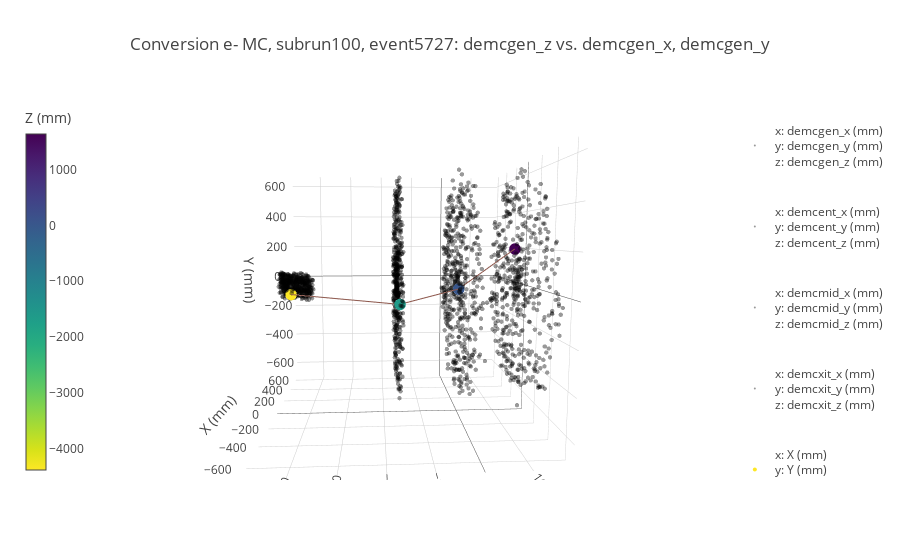

Notebook code for this chart:
### Code cell
gen_electron_plot(inline=True)

### Figure 1 — Plotly figure (JSON) as saved in the notebook; plotly's stock layout.template omitted (floating-point values rounded to 4 significant figures; data arrays with more than 128 entries replaced by an {"elided": "..."} marker saying what was removed)
{"data": [{"marker": {"cauto": false, "cmax": -10000, "cmin": -10000, "color": {"elided": "500 float values"}, "colorbar": {"thickness": 20, "title": "demcgen_z (mm)", "x": 0, "y": 0.5}, "colorscale": "Greys", "opacity": 0.4, "reversescale": true, "showscale": false, "size": 1.5}, "mode": "markers", "name": "<br>x: demcgen_x (mm)<br>y: demcgen_y (mm)<br>z: demcgen_z (mm)<br>", "type": "scatter3d", "uid": "b0f649a7-8a03-4d7f-81e9-241e20959a9f", "x": {"elided": "500 float values"}, "y": {"elided": "500 float values"}, "z": {"elided": "500 float values"}}, {"marker": {"cauto": false, "cmax": -10000, "cmin": -10000, "color": {"elided": "500 float values"}, "colorbar": {"thickness": 20, "title": "demcent_z (mm)", "x": 0, "y": 0.5}, "colorscale": "Greys", "opacity": 0.4, "reversescale": true, "showscale": false, "size": 1.5}, "mode": "markers", "name": "<br>x: demcent_x (mm)<br>y: demcent_y (mm)<br>z: demcent_z (mm)<br>", "type": "scatter3d", "uid": "da1a5e3b-6300-4cdc-9fdc-1776f542b1a4", "x": {"elided": "500 float values"}, "y": {"elided": "500 float values"}, "z": {"elided": "500 float values"}}, {"marker": {"cauto": false, "cmax": -10000, "cmin": -10000, "color": {"elided": "500 float values"}, "colorbar": {"thickness": 20, "title": "demcmid_z (mm)", "x": 0, "y": 0.5}, "colorscale": "Greys", "opacity": 0.4, "reversescale": true, "showscale": false, "size": 1.5}, "mode": "markers", "name": "<br>x: demcmid_x (mm)<br>y: demcmid_y (mm)<br>z: demcmid_z (mm)<br>", "type": "scatter3d", "uid": "e55c5819-e5d5-4d14-901d-75d9b9624ba1", "x": {"elided": "500 float values"}, "y": {"elided": "500 float values"}, "z": {"elided": "500 float values"}}, {"marker": {"cauto": false, "cmax": -10000, "cmin": -10000, "color": {"elided": "500 float values"}, "colorbar": {"thickness": 20, "title": "demcxit_z (mm)", "x": 0, "y": 0.5}, "colorscale": "Greys", "opacity": 0.4, "reversescale": true, "showscale": false, "size": 1.5}, "mode": "markers", "name": "<br>x: demcxit_x (mm)<br>y: demcxit_y (mm)<br>z: demcxit_z (mm)<br>", "type": "scatter3d", "uid": "286d93d9-2ae0-4fbf-a1bd-80cdd7c88284", "x": {"elided": "500 float values"}, "y": {"elided": "500 float values"}, "z": {"elided": "500 float values"}}, {"marker": {"cauto": false, "cmax": 1639.0, "cmin": -4389.0, "color": [-4389.0, -1631.0, 10.09, 1639.0], "colorbar": {"thickness": 20, "title": "Z (mm)", "x": -0.1, "y": 0.5}, "colorscale": "Viridis", "opacity": 1, "reversescale": true, "showscale": true, "size": 4}, "mode": "markers", "name": "<br>x: X (mm)<br>y: Y (mm)<br>z: Z (mm)<br>", "type": "scatter3d", "uid": "105e8c05-ee31-45e1-b8a4-16d04344e77a", "x": [-57.75, -272.4, -12.24, 70.04], "y": [-37.71, -63.34, -19.37, 196.2], "z": [-4389.0, -1631.0, 10.09, 1639.0]}, {"mode": "lines", "type": "scatter3d", "uid": "0d52d6f5-4313-4586-82f9-1607181a9b48", "x": [-57.75, -272.4, -12.24, 70.04], "y": [-37.71, -63.34, -19.37, 196.2], "z": [-4389.0, -1631.0, 10.09, 1639.0]}], "layout": {"dragmode": "orbit", "scene": {"camera": {"center": {"x": 0, "y": 0, "z": 0}, "eye": {"x": -1.8, "y": 0.2, "z": -0.1}, "up": {"x": 0, "y": 1, "z": 0}}, "xaxis": {"title": "X (mm)"}, "yaxis": {"title": "Y (mm)"}, "zaxis": {"title": "Z (mm)"}}, "showlegend": true, "title": "Conversion e- MC, subrun100, event5727: demcgen_z vs. demcgen_x, demcgen_y"}}
